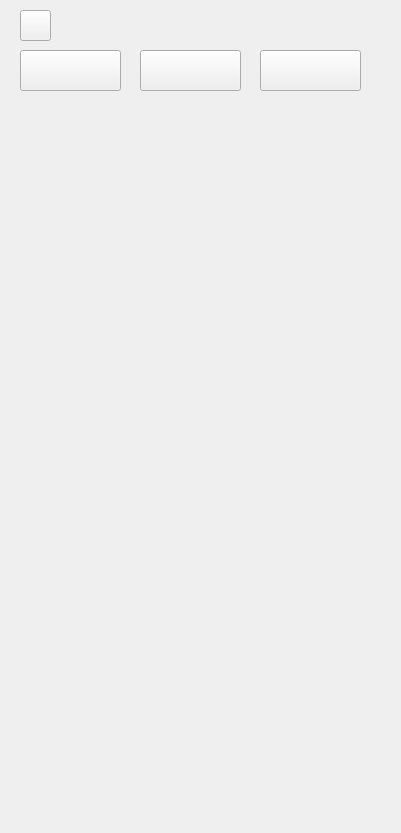
    <widget class="QWidget" name="page_13">
     <widget class="QLabel" name="label_13">
      <property name="geometry">
       <rect>
        <x>1</x>
        <y>3</y>
        <width>391</width>
        <height>821</height>
       </rect>
      </property>
      <property name="text">
       <string/>
      </property>
      <property name="pixmap">
       <pixmap resource="resources.qrc">:/images/images/Edit.png</pixmap>
      </property>
     </widget>
     <widget class="QPushButton" name="pushButton_43">
      <property name="geometry">
       <rect>
        <x>20</x>
        <y>10</y>
        <width>31</width>
        <height>31</height>
       </rect>
      </property>
      <property name="text">
       <string/>
      </property>
     </widget>
     <widget class="QPushButton" name="pushButton_53">
      <property name="geometry">
       <rect>
        <x>20</x>
        <y>50</y>
        <width>101</width>
        <height>41</height>
       </rect>
      </property>
      <property name="text">
       <string/>
      </property>
     </widget>
     <widget class="QPushButton" name="pushButton_54">
      <property name="geometry">
       <rect>
        <x>260</x>
        <y>50</y>
        <width>101</width>
        <height>41</height>
       </rect>
      </property>
      <property name="text">
       <string/>
      </property>
     </widget>
     <widget class="QPushButton" name="pushButton_181">
      <property name="geometry">
       <rect>
        <x>140</x>
        <y>50</y>
        <width>101</width>
        <height>41</height>
       </rect>
      </property>
      <property name="text">
       <string/>
      </property>
     </widget>
    </widget>
